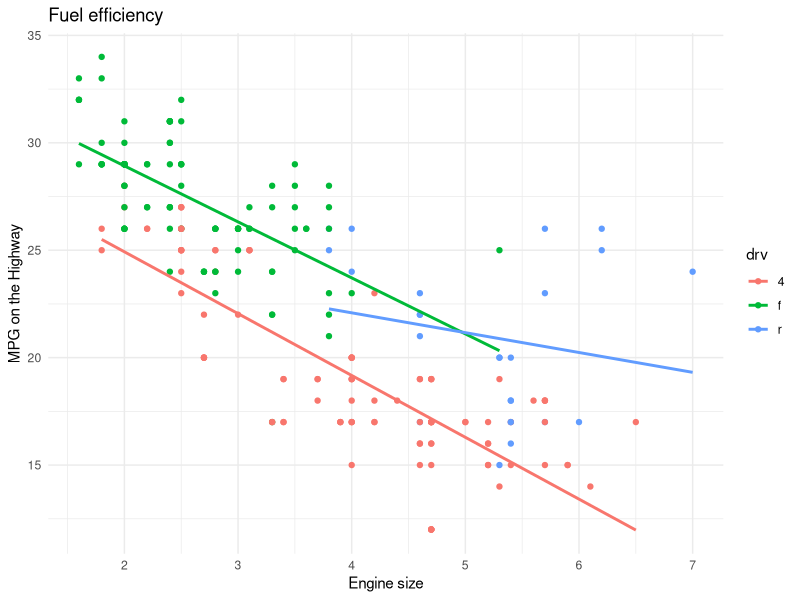
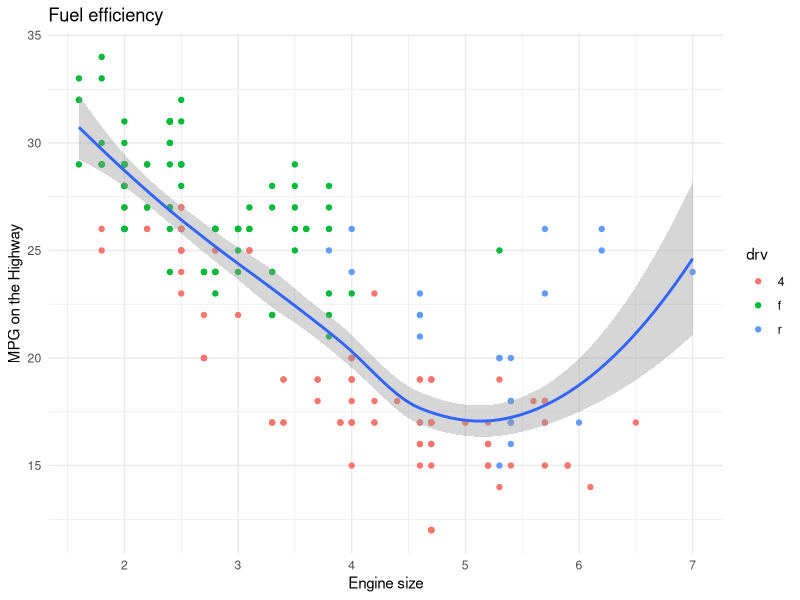
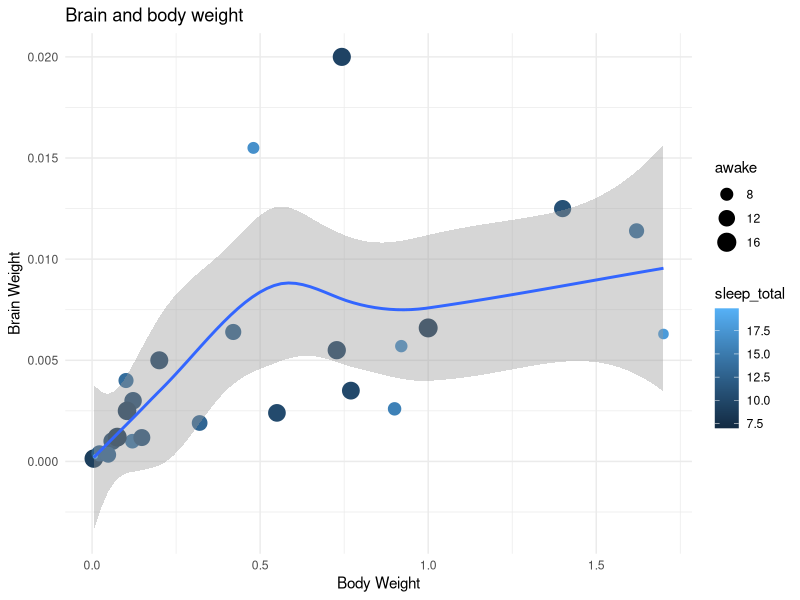

Write the R code that produced these figures, in order.
library(tidyverse)
data()
?mpg

mpg %>% glimpse()

# Group by linear smoothing
mpg %>%
  filter(hwy < 35) %>%
  ggplot(
    aes(
      x = displ,
      y = hwy,
      color =drv
    )
  )+
  geom_point()+
  geom_smooth(
    method = lm,
    se = FALSE)+
  labs(
    x = "Engine size",
    y = "MPG on the Highway",
    title = "Fuel efficiency"
  )+
  theme_minimal()

# Global loess
mpg %>%
  filter(hwy < 35) %>%
  ggplot(
    aes(
      x = displ,
      y = hwy
    )
  )+
  geom_point(
    aes(
      color = drv
    )
  )+
  geom_smooth(
    method = loess,
    se = TRUE)+
  labs(
    x = "Engine size",
    y = "MPG on the Highway",
    title = "Fuel efficiency"
  )+
  theme_minimal()


msleep |>
  filter(bodywt < 2) |>
  ggplot(
    aes(
      bodywt,
      brainwt
    )
  )+
  geom_point(
    aes(
      color = sleep_total,
      size = awake
    )
  )+
  geom_smooth()+
  labs(
    x = "Body Weight",
    y = "Brain Weight",
    title = "Brain and body weight"
  )+
  theme_minimal()
  
























